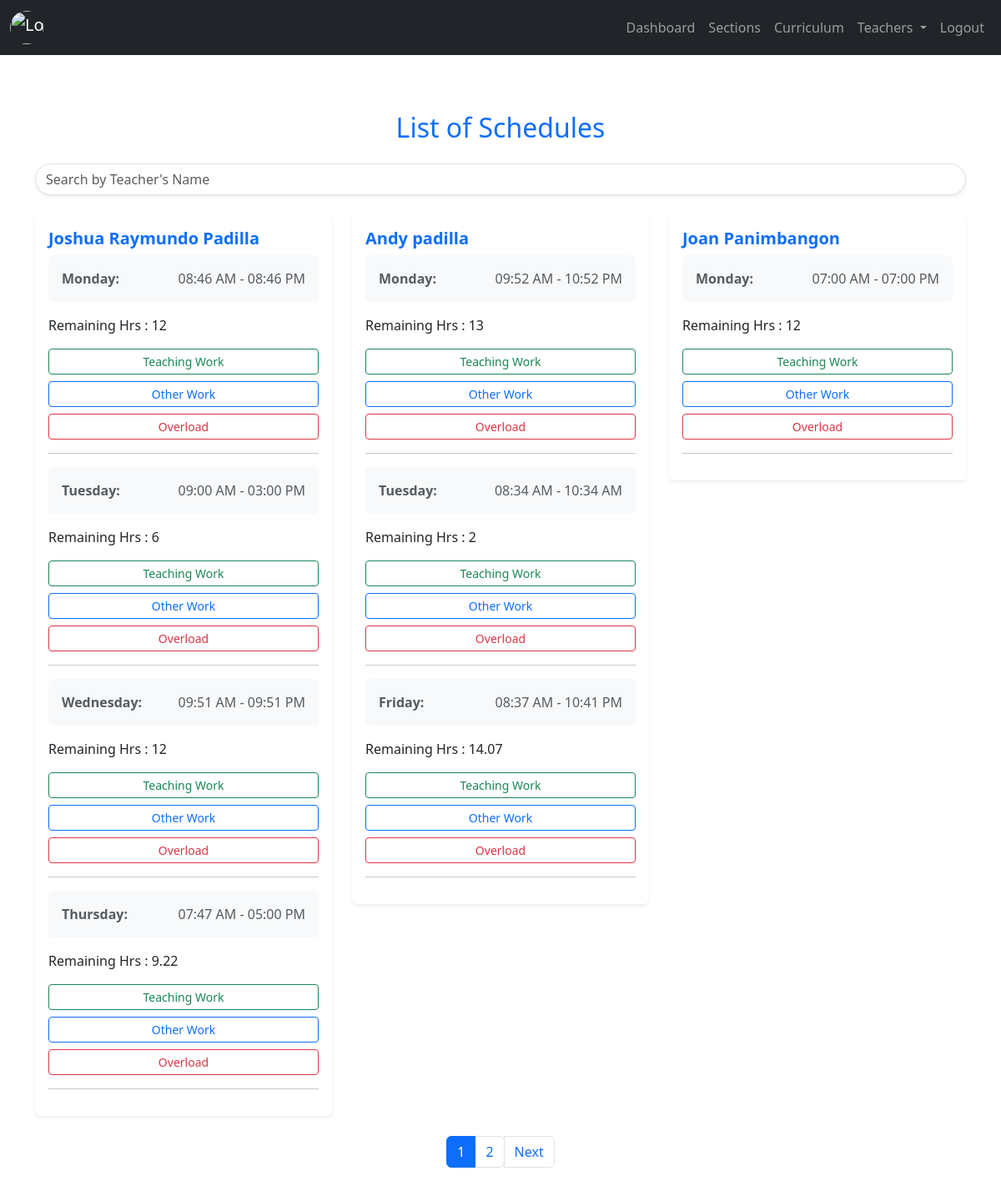
/admin/list_schedules.php, run on the app's committed database.
### tables this page shows
CREATE TABLE `tblschedule` (
  `sched_id` int(11) NOT NULL,
  `sched_teacher_id` int(11) NOT NULL,
  `sched_day` varchar(60) NOT NULL,
  `sched_start_Hrs` time NOT NULL,
  `sched_end_Hrs` time NOT NULL,
  `sched_status` varchar(60) NOT NULL DEFAULT 'normal'
);

### admin/backend/db.php (called while the page is built, shortened)
<?php
class db_connect
{
    public $host = db_host;
    public $user = db_user;
    public $pass = db_pass;
    public $name = db_name;
    public function connect()
    {
        try {
            $this->conn = new mysqli($this->host, $this->user, $this->pass, $this->name);
        } catch (\Throwable $th) {
            header("Location:setup.php");
        }
    }
}

### admin/backend/class.php (called while the page is built, shortened)
<?php
include ('db.php');
class global_class extends db_connect
{
    public function fetch_schedule()
{
    $query = $this->conn->prepare("
        SELECT
            tblschedule.sched_id,
            tblschedule.sched_teacher_id,
            GROUP_CONCAT(tblschedule.sched_day ORDER BY FIELD(tblschedule.sched_day, 'monday', 'tuesday', 'wednesday', 'thursday', 'friday')) AS days,
            GROUP_CONCAT(CONCAT(tblschedule.sched_start_Hrs, ' - ', tblschedule.sched_end_Hrs) ORDER BY tblschedule.sched_day) AS schedule_times,
            CONCAT(tblfacultymember.fname, ' ', tblfacultymember.mname, ' ', tblfacultymember.lname) AS teacher_name
        FROM tblschedule
        LEFT JOIN tblfacultymember ON tblschedule.sched_teacher_id = tblfacultymember.teacher_id
        WHERE tblfacultymember.teacher_status = 1
        GROUP BY tblschedule.sched_teacher_id
    ");
    if ($query->execute()) {
        $result = $query->get_result();
        if ($result->num_rows > 0) {
            $schedules = $result->fetch_all(MYSQLI_ASSOC);
            return $schedules;
        } else {
            $query->close();
            return [];
        }
    } else {
        $query->close();
        return false;
    }
}
}

### admin/list_schedules.php (the view, shortened to what this page needs)
<?php
include "components/header.php";
?>
<div class="container mt-5">
    <h2 class="text-center mb-4 text-primary">List of Schedules</h2>
    <div class="mb-4">
        <input type="text" id="searchInput" class="form-control rounded-pill shadow-sm" placeholder="Search by Teacher's Name">
    </div>
    <div class="row" id="scheduleList">
        <?php
        $fetch_schedule = $db->fetch_schedule();
        foreach ($fetch_schedule as $schedule):
        ?>
        <div class="col-md-4 mb-4 card-item" data-teacher-name="<?= strtolower($schedule['teacher_name']) ?>">
            <div class="card shadow-sm border-0">
                <div class="card-body">
                    <h5 class="card-title text-primary fw-bold"><?= ucfirst($schedule['teacher_name']) ?></h5>
                    <?php
                    $days = explode(',', $schedule['days']);
                    $times = explode(',', $schedule['schedule_times']);
                    foreach ($days as $index => $day):
                        $time_range = explode('-', $times[$index]);
                        $start_time = $time_range[0];
                        $end_time = $time_range[1];
                        $start_timestamp = strtotime($start_time);
                        $end_timestamp = strtotime($end_time);
                        $total_hours = round(abs($end_timestamp - $start_timestamp) / 3600, 2);
                    ?>
                    <div class="d-flex justify-content-between mb-3 p-3 bg-light rounded">
                        <span class="text-muted fw-semibold"><?= ucfirst($day) ?>:</span>
                        <span class="text-muted"><?= date('h:i A', strtotime($start_time)) ?> - <?= date('h:i A', strtotime($end_time)) ?></span>
                    </div>
                    <ul class="list-group mb-3">
                        Remaining Hrs : <?=$total_hours?>
                    </ul>
                    <div class="d-grid gap-2">
                        <a href="#" class="btn btn-outline-success btn-sm TogglerAssignSubject" data-bs-toggle="modal" data-bs-target="#assignSubjectModal"
                        data-totalHrs= '<?=$total_hours?>'
                        data-sched_id='<?=$schedule['sched_id']?>'
                        >Teaching Work </a>
                        <a href="#" class="btn btn-outline-primary btn-sm" data-bs-toggle="modal" data-bs-target="#">Other Work</a>
                        <a href="#" class="btn btn-outline-danger btn-sm" data-bs-toggle="modal" data-bs-target="#olModal">Overload</a>
                    </div>
                    <hr class="my-3">
                    <?php endforeach; ?>
                </div>
            </div>
        </div>
        <?php endforeach; ?>
    </div>
    <nav aria-label="Page navigation">
        <ul class="pagination justify-content-center" id="pagination">
            <ul class="pagination" id="pageNumbers"></ul>
            <li class="page-item" id="nextPage">
                <a class="page-link" href="#" aria-label="Next">
                    Next
                </a>
            </li>
        </ul>
    </nav>
</div>
<?php
include "components/footer.php";
?>

### data on the page
tblschedule: teacher_name "Joshua Raymundo Padilla", day "Monday", start_time "08:46 AM", end_time "08:46 PM", total_hours "12", day "Tuesday", start_time "09:00 AM", end_time "03:00 PM", total_hours "6", day "Wednesday", start_time "09:51 AM", end_time "09:51 PM", day "Thursday", start_time "07:47 AM", end_time "05:00 PM", total_hours "9.22"
tblschedule: teacher_name "Andy padilla", day "Monday", start_time "09:52 AM", end_time "10:52 PM", total_hours "13", day "Tuesday", start_time "08:34 AM", end_time "10:34 AM", total_hours "2", day "Friday", start_time "08:37 AM", end_time "10:41 PM", total_hours "14.07"
tblschedule: teacher_name "Joan Panimbangon", day "Monday", start_time "07:00 AM", end_time "07:00 PM", total_hours "12"
